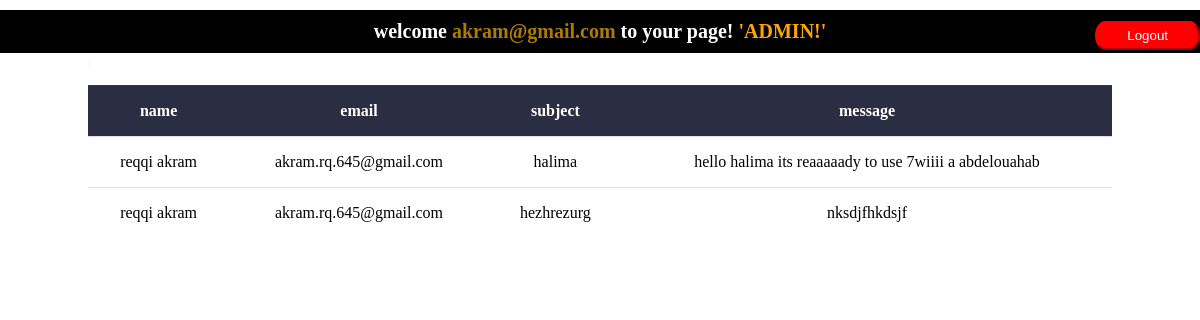
The app's page /Dashboard.php (signed in) with its own data.
### tables this page shows
CREATE TABLE `mailing` (
  `id` int(11) NOT NULL,
  `name` varchar(100) DEFAULT NULL,
  `email` varchar(100) DEFAULT NULL,
  `subject` varchar(100) DEFAULT NULL,
  `message` varchar(400) DEFAULT NULL
);

### class/afficheContact.php (called while the page is built, shortened)
<?php
  class affichecontact extends connexion{
        public function launchaffiche(){
            $conn=$this->Connect();
            $query = "SELECT * FROM `mailing` ";
            $result=$conn->query($query);
             $data=$result->fetchAll();
            return $data;
        }
}
?>

### Dashboard.php (the view, shortened to what this page needs)
<!DOCTYPE html>
<html lang="en">
<head>
    <link rel="stylesheet" href="https://cdnjs.cloudflare.com/ajax/libs/font-awesome/5.15.2/css/all.min.css" />
    <link rel="stylesheet" href="./assets/css/dashboardadmin.css">
</head>
<body>
<header id="header">
       <form action="" method="POST">
          <button class="nav-link hkjhfjkdhfk" type="submit" name="sube" style="position: absolute;right:0;margin-top: 11px;z-index: 3;background-color:red;color:white;border-radius: 10% / 50%;border-color: red;padding:5px 30px 5px 30px">Logout</button>
       </form>
    <?php
        if(empty($_SESSION['admin'])){
        header("location:index.php");
    }else{
    echo "<h1 style='margin-top: 0;color:white;background:black;width:100%;text-align:center;padding:10px;margin-bottom:0;font-family:cursive;font-size:20px'>welcome <span style='color:#ac7b00'>" .$_SESSION['admin'] ."</span> to your page!&nbsp;<span style='color:orange'>'ADMIN!'</span></h1>";
    }
    ?>
     </header>
 <main id="">
     <div class="container">
         <div class="box-nav d-flex justify-between">
             <a href="/" class="border-shadow">
            </a>
         </div>
         <form action="/" method="POST">
            <table class="table">
            <thead class="thead-dark">
                <tr>
                    <th>name</th>
                    <th>email</th>
                    <th>subject</th>
                    <th>message</th>
                </tr>
            </thead>
            <tbody>
            <?php
                                    include_once("./class/afficheContact.php");
                                    $object = new affichecontact();
                                    $row = $object->launchaffiche();
                                    for ($i=0; $i < count($row); $i++) {
                                        ?>
                <tr>
               <td><?php echo $row[$i]['name']; ?></td>
               <td><?php echo $row[$i]['email']; ?></td>
               <td><?php echo $row[$i]['subject']; ?></td>
               <td><?php echo $row[$i]['message']; ?></td>
                </tr>
                <?php
        }
             ?>
            </tbody>
            </table>
        </form>
     </div>
 </main>
</body>
</html>

### assets/css/dashboardadmin.css (style rules this page uses)
:root { --dark:#2b2d42; --light:#adb5bd; --border:#dee2e6; --border-btn:#edf2f4; }
* { padding:0 ; margin: 0px 0px 10px 0px ; box-sizing: border-box; }
a { text-decoration: none; color: blueviolet ; font-family: 'PT Sans', sans-serif; }
.container { max-width: 1024px; margin: auto; }
.d-flex { display: flex; flex-wrap: wrap; }
.justify-between { justify-content: space-between; }
.border-shadow { border: 1px solid var(--border-btn); box-shadow: 1px 3px 10px #e9ecef; }
table { border-spacing: 0px; width: 100%; }
.table td, .table th { padding: 1em; vertical-align: top; text-align: center; border-top: 1px solid var(--border); }
.table .thead-dark th { color: #fff; background-color:var(--dark); border-color: #32383e; }

### records on screen
mailing: name "reqqi akram", email "akram.rq.645@gmail.com", subject "halima", message "hello halima its reaaaaady to use 7wiiii a abdelouahab"
mailing: name "reqqi akram", email "akram.rq.645@gmail.com", subject "hezhrezurg", message "nksdjfhkdsjf"

### other values on screen
$_SESSION['admin'] "akram@gmail.com"
